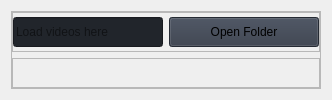
                     <widget class="QWidget" name="page_loadVideos">
                      <layout class="QVBoxLayout" name="verticalLayout_20">
                       <item>
                        <widget class="QFrame" name="frame_loadVertical">
                         <property name="frameShape">
                          <enum>QFrame::StyledPanel</enum>
                         </property>
                         <property name="frameShadow">
                          <enum>QFrame::Raised</enum>
                         </property>
                         <layout class="QVBoxLayout" name="verticalLayout_21">
                          <property name="leftMargin">
                           <number>0</number>
                          </property>
                          <property name="topMargin">
                           <number>0</number>
                          </property>
                          <property name="rightMargin">
                           <number>0</number>
                          </property>
                          <property name="bottomMargin">
                           <number>0</number>
                          </property>
                          <item>
                           <widget class="QFrame" name="frame_loadHorizontal">
                            <property name="minimumSize">
                             <size>
                              <width>0</width>
                              <height>40</height>
                             </size>
                            </property>
                            <property name="maximumSize">
                             <size>
                              <width>16777215</width>
                              <height>40</height>
                             </size>
                            </property>
                            <property name="frameShape">
                             <enum>QFrame::StyledPanel</enum>
                            </property>
                            <property name="frameShadow">
                             <enum>QFrame::Raised</enum>
                            </property>
                            <layout class="QHBoxLayout" name="horizontalLayout_6">
                             <property name="spacing">
                              <number>-1</number>
                             </property>
                             <property name="leftMargin">
                              <number>0</number>
                             </property>
                             <property name="topMargin">
                              <number>0</number>
                             </property>
                             <property name="rightMargin">
                              <number>0</number>
                             </property>
                             <property name="bottomMargin">
                              <number>0</number>
                             </property>
                             <item>
                              <widget class="QLineEdit" name="load_directory">
                               <property name="sizePolicy">
                                <sizepolicy hsizetype="Expanding" vsizetype="Fixed">
                                 <horstretch>0</horstretch>
                                 <verstretch>0</verstretch>
                                </sizepolicy>
                               </property>
                               <property name="minimumSize">
                                <size>
                                 <width>150</width>
                                 <height>30</height>
                                </size>
                               </property>
                               <property name="styleSheet">
                                <string notr="true">background-color: rgb(33, 37, 43);</string>
                               </property>
                               <property name="placeholderText">
                                <string>Load videos here</string>
                               </property>
                              </widget>
                             </item>
                             <item>
                              <widget class="QPushButton" name="btn_loadVideos">
                               <property name="minimumSize">
                                <size>
                                 <width>150</width>
                                 <height>30</height>
                                </size>
                               </property>
                               <property name="cursor">
                                <cursorShape>PointingHandCursor</cursorShape>
                               </property>
                               <property name="styleSheet">
                                <string notr="true">background-color: rgb(52, 59, 72);</string>
                               </property>
                               <property name="text">
                                <string>Open Folder</string>
                               </property>
                               <property name="icon">
                                <iconset resource="resources.qrc">
                                 <normaloff>:/icons/resources/icons/cil-folder-open.png</normaloff>:/icons/resources/icons/cil-folder-open.png</iconset>
                               </property>
                              </widget>
                             </item>
                            </layout>
                           </widget>
                          </item>
                          <item>
                           <widget class="QFrame" name="frame_preview">
                            <property name="styleSheet">
                             <string notr="true"/>
                            </property>
                            <property name="frameShape">
                             <enum>QFrame::StyledPanel</enum>
                            </property>
                            <property name="frameShadow">
                             <enum>QFrame::Raised</enum>
                            </property>
                            <layout class="QHBoxLayout" name="horizontalLayout_7">
                             <property name="leftMargin">
                              <number>0</number>
                             </property>
                             <property name="topMargin">
                              <number>0</number>
                             </property>
                             <property name="rightMargin">
                              <number>0</number>
                             </property>
                             <property name="bottomMargin">
                              <number>0</number>
                             </property>
                             <item>
                              <layout class="QGridLayout" name="video_preview"/>
                             </item>
                            </layout>
                           </widget>
                          </item>
                         </layout>
                        </widget>
                       </item>
                      </layout>
                     </widget>
